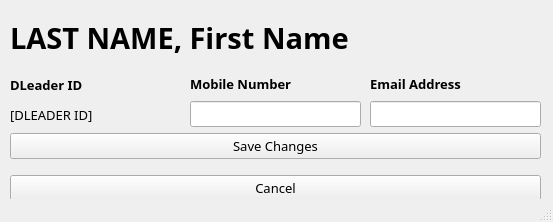
<?xml version="1.0" encoding="UTF-8"?>
<ui version="4.0">
 <class>MainWindow</class>
 <widget class="QMainWindow" name="MainWindow">
  <property name="geometry">
   <rect>
    <x>0</x>
    <y>0</y>
    <width>553</width>
    <height>222</height>
   </rect>
  </property>
  <property name="font">
   <font>
    <family>IBM Plex Sans</family>
    <pointsize>10</pointsize>
   </font>
  </property>
  <property name="windowTitle">
   <string>MainWindow</string>
  </property>
  <widget class="QWidget" name="centralwidget">
   <widget class="QWidget" name="layoutWidget">
    <property name="geometry">
     <rect>
      <x>10</x>
      <y>10</y>
      <width>531</width>
      <height>191</height>
     </rect>
    </property>
    <layout class="QVBoxLayout" name="verticalLayout">
     <item>
      <layout class="QHBoxLayout" name="hLayout_dLeaderName">
       <item>
        <widget class="QLabel" name="label_dLeaderName">
         <property name="font">
          <font>
           <family>IBM Plex Sans</family>
           <pointsize>22</pointsize>
           <weight>75</weight>
           <bold>true</bold>
          </font>
         </property>
         <property name="text">
          <string>LAST NAME, First Name</string>
         </property>
         <property name="alignment">
          <set>Qt::AlignLeading|Qt::AlignLeft|Qt::AlignVCenter</set>
         </property>
        </widget>
       </item>
      </layout>
     </item>
     <item>
      <layout class="QHBoxLayout" name="hLayout_dLeaderInfo">
       <item>
        <layout class="QVBoxLayout" name="vLayout_dLeaderID">
         <item>
          <widget class="QLabel" name="label_dLeaderID_header">
           <property name="font">
            <font>
             <weight>75</weight>
             <bold>true</bold>
            </font>
           </property>
           <property name="text">
            <string>DLeader ID</string>
           </property>
          </widget>
         </item>
         <item>
          <widget class="QLabel" name="label_dLeaderID_filler">
           <property name="font">
            <font>
             <weight>50</weight>
             <bold>false</bold>
            </font>
           </property>
           <property name="text">
            <string>[DLEADER ID]</string>
           </property>
          </widget>
         </item>
        </layout>
       </item>
       <item>
        <spacer name="horizontalSpacer_2">
         <property name="orientation">
          <enum>Qt::Horizontal</enum>
         </property>
         <property name="sizeType">
          <enum>QSizePolicy::Maximum</enum>
         </property>
         <property name="sizeHint" stdset="0">
          <size>
           <width>3</width>
           <height>20</height>
          </size>
         </property>
        </spacer>
       </item>
       <item>
        <layout class="QVBoxLayout" name="vLayout_mobileNumber">
         <item>
          <widget class="QLabel" name="label_mobileNumber_header">
           <property name="font">
            <font>
             <weight>75</weight>
             <bold>true</bold>
            </font>
           </property>
           <property name="text">
            <string>Mobile Number</string>
           </property>
          </widget>
         </item>
         <item>
          <widget class="QLineEdit" name="line_mobileNumber">
           <property name="sizePolicy">
            <sizepolicy hsizetype="Minimum" vsizetype="Fixed">
             <horstretch>0</horstretch>
             <verstretch>0</verstretch>
            </sizepolicy>
           </property>
          </widget>
         </item>
        </layout>
       </item>
       <item>
        <spacer name="horizontalSpacer_3">
         <property name="orientation">
          <enum>Qt::Horizontal</enum>
         </property>
         <property name="sizeType">
          <enum>QSizePolicy::Maximum</enum>
         </property>
         <property name="sizeHint" stdset="0">
          <size>
           <width>3</width>
           <height>20</height>
          </size>
         </property>
        </spacer>
       </item>
       <item>
        <layout class="QVBoxLayout" name="vLayout_email">
         <item>
          <widget class="QLabel" name="label_email_header">
           <property name="font">
            <font>
             <weight>75</weight>
             <bold>true</bold>
            </font>
           </property>
           <property name="text">
            <string>Email Address</string>
           </property>
          </widget>
         </item>
         <item>
          <widget class="QLineEdit" name="line_email">
           <property name="sizePolicy">
            <sizepolicy hsizetype="Minimum" vsizetype="Fixed">
             <horstretch>0</horstretch>
             <verstretch>0</verstretch>
            </sizepolicy>
           </property>
          </widget>
         </item>
        </layout>
       </item>
      </layout>
     </item>
     <item>
      <widget class="QPushButton" name="btn_saveChanges">
       <property name="text">
        <string>Save Changes</string>
       </property>
      </widget>
     </item>
     <item>
      <spacer name="verticalSpacer">
       <property name="orientation">
        <enum>Qt::Vertical</enum>
       </property>
       <property name="sizeType">
        <enum>QSizePolicy::Maximum</enum>
       </property>
       <property name="sizeHint" stdset="0">
        <size>
         <width>20</width>
         <height>10</height>
        </size>
       </property>
      </spacer>
     </item>
     <item>
      <widget class="QPushButton" name="btn_cancel">
       <property name="text">
        <string>Cancel</string>
       </property>
      </widget>
     </item>
    </layout>
   </widget>
  </widget>
  <widget class="QStatusBar" name="statusbar"/>
 </widget>
 <resources/>
 <connections/>
</ui>
